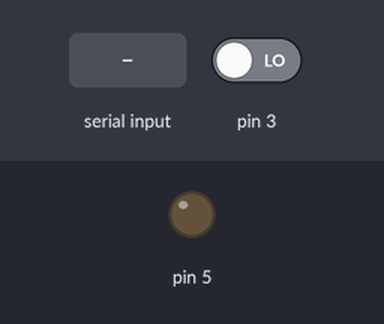
A sketch run on a simulated Arduino Uno, built with avr-gcc and run on an emulated ATmega328P. Parts: output pins drawn as LEDs (lit = HIGH). The inputs (shaded band) are chosen by the test bench; at power-on: pin 3 LOW. What the sketch prints to the serial monitor is not drawn.

Above: at 1.2 s.
1.3 s: "r" received over Serial
At 2.1 s:
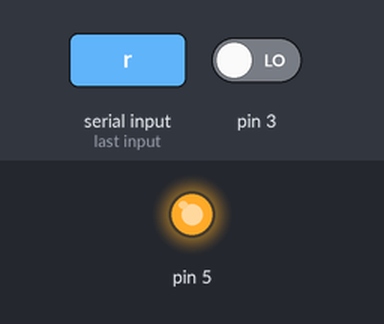
3.8 s: pin 3 driven HIGH
Timing chart, 0 to 6.8 s (numbered marks = the images above; inputs shaded):
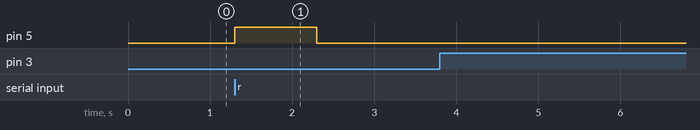

The sketch:

Monitorar_botao.ino
```cpp
void setup() {
  Serial.begin(9600);
  pinMode(3,INPUT);
  pinMode(5,OUTPUT);
  digitalWrite(5,LOW);
}
int cont=0;
int estado=0;
int apertado=0;
void loop() {
 if( Serial.available()>0){
    char incomingByte=Serial.read();
     //digitalWrite (5,HIGH);
     if(incomingByte=='r' || incomingByte=='R'){
    digitalWrite (5,HIGH);
    cont=0;
    delay(1000);
    digitalWrite (5,LOW);
 }
 }


  apertado=digitalRead(3);

  if(estado==0 && apertado){
      estado=1;
       cont++;
       Serial.println(cont);
  }
  if (estado ==1 && !apertado){
      estado =2;
  }
  if (estado==2 && apertado){
     estado=3;
     cont++;
      Serial.println(cont);
  }
  if (estado==3 && !apertado){
      estado =0;
  }
}
```

Measured:
- after the input at 1.3 s, pin 5: LOW → HIGH at once, → LOW 1.0 s later
- after the input at 3.8 s, every drawn part: stays the same
